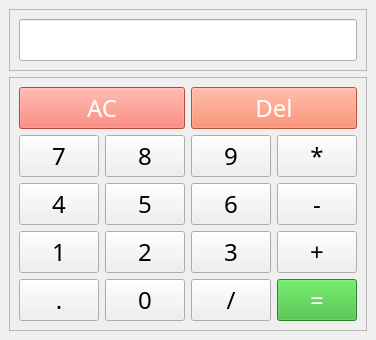
<?xml version="1.0" encoding="UTF-8"?>
<ui version="4.0">
 <class>MainWindow</class>
 <widget class="QMainWindow" name="MainWindow">
  <property name="geometry">
   <rect>
    <x>0</x>
    <y>0</y>
    <width>358</width>
    <height>313</height>
   </rect>
  </property>
  <property name="windowTitle">
   <string>MainWindow</string>
  </property>
  <widget class="QWidget" name="centralwidget">
   <layout class="QVBoxLayout" name="verticalLayout">
    <item>
     <widget class="QFrame" name="top_frame">
      <property name="frameShape">
       <enum>QFrame::StyledPanel</enum>
      </property>
      <property name="frameShadow">
       <enum>QFrame::Raised</enum>
      </property>
      <layout class="QHBoxLayout" name="horizontalLayout">
       <item>
        <widget class="QLineEdit" name="answer_box">
         <property name="font">
          <font>
           <family>American Typewriter</family>
           <pointsize>18</pointsize>
          </font>
         </property>
         <property name="alignment">
          <set>Qt::AlignRight|Qt::AlignTrailing|Qt::AlignVCenter</set>
         </property>
        </widget>
       </item>
      </layout>
     </widget>
    </item>
    <item>
     <widget class="QFrame" name="bottom_frame">
      <property name="frameShape">
       <enum>QFrame::StyledPanel</enum>
      </property>
      <property name="frameShadow">
       <enum>QFrame::Raised</enum>
      </property>
      <layout class="QGridLayout" name="gridLayout">
       <item row="0" column="0" colspan="2">
        <widget class="QPushButton" name="btn_all_clear">
         <property name="font">
          <font>
           <family>American Typewriter</family>
           <pointsize>18</pointsize>
          </font>
         </property>
         <property name="styleSheet">
          <string notr="true">background-color: rgb(255, 98, 80);
color: rgb(255, 255, 255);</string>
         </property>
         <property name="text">
          <string>AC</string>
         </property>
        </widget>
       </item>
       <item row="0" column="2" colspan="2">
        <widget class="QPushButton" name="btn_clear">
         <property name="font">
          <font>
           <family>American Typewriter</family>
           <pointsize>18</pointsize>
          </font>
         </property>
         <property name="styleSheet">
          <string notr="true">background-color: rgb(255, 112, 71);
color: rgb(255, 255, 255);</string>
         </property>
         <property name="text">
          <string>Del</string>
         </property>
        </widget>
       </item>
       <item row="1" column="0">
        <widget class="QPushButton" name="btn_7">
         <property name="font">
          <font>
           <family>American Typewriter</family>
           <pointsize>18</pointsize>
          </font>
         </property>
         <property name="text">
          <string>7</string>
         </property>
        </widget>
       </item>
       <item row="1" column="1">
        <widget class="QPushButton" name="btn_8">
         <property name="font">
          <font>
           <family>American Typewriter</family>
           <pointsize>18</pointsize>
          </font>
         </property>
         <property name="text">
          <string>8</string>
         </property>
        </widget>
       </item>
       <item row="1" column="2">
        <widget class="QPushButton" name="btn_9">
         <property name="font">
          <font>
           <family>American Typewriter</family>
           <pointsize>18</pointsize>
          </font>
         </property>
         <property name="text">
          <string>9</string>
         </property>
        </widget>
       </item>
       <item row="1" column="3">
        <widget class="QPushButton" name="btn_mul">
         <property name="font">
          <font>
           <family>American Typewriter</family>
           <pointsize>18</pointsize>
          </font>
         </property>
         <property name="text">
          <string>*</string>
         </property>
        </widget>
       </item>
       <item row="2" column="0">
        <widget class="QPushButton" name="btn_4">
         <property name="font">
          <font>
           <family>American Typewriter</family>
           <pointsize>18</pointsize>
          </font>
         </property>
         <property name="text">
          <string>4</string>
         </property>
        </widget>
       </item>
       <item row="2" column="1">
        <widget class="QPushButton" name="btn_5">
         <property name="font">
          <font>
           <family>American Typewriter</family>
           <pointsize>18</pointsize>
          </font>
         </property>
         <property name="text">
          <string>5</string>
         </property>
        </widget>
       </item>
       <item row="2" column="2">
        <widget class="QPushButton" name="btn_6">
         <property name="font">
          <font>
           <family>American Typewriter</family>
           <pointsize>18</pointsize>
          </font>
         </property>
         <property name="text">
          <string>6</string>
         </property>
        </widget>
       </item>
       <item row="2" column="3">
        <widget class="QPushButton" name="btn_minus">
         <property name="font">
          <font>
           <family>American Typewriter</family>
           <pointsize>18</pointsize>
          </font>
         </property>
         <property name="text">
          <string>-</string>
         </property>
        </widget>
       </item>
       <item row="3" column="0">
        <widget class="QPushButton" name="btn_1">
         <property name="font">
          <font>
           <family>American Typewriter</family>
           <pointsize>18</pointsize>
          </font>
         </property>
         <property name="text">
          <string>1</string>
         </property>
        </widget>
       </item>
       <item row="3" column="1">
        <widget class="QPushButton" name="btn_2">
         <property name="font">
          <font>
           <family>American Typewriter</family>
           <pointsize>18</pointsize>
          </font>
         </property>
         <property name="text">
          <string>2</string>
         </property>
        </widget>
       </item>
       <item row="3" column="2">
        <widget class="QPushButton" name="btn_3">
         <property name="font">
          <font>
           <family>American Typewriter</family>
           <pointsize>18</pointsize>
          </font>
         </property>
         <property name="text">
          <string>3</string>
         </property>
        </widget>
       </item>
       <item row="3" column="3">
        <widget class="QPushButton" name="btn_plus">
         <property name="font">
          <font>
           <family>American Typewriter</family>
           <pointsize>18</pointsize>
          </font>
         </property>
         <property name="text">
          <string>+</string>
         </property>
        </widget>
       </item>
       <item row="4" column="0">
        <widget class="QPushButton" name="btn_dot">
         <property name="font">
          <font>
           <family>American Typewriter</family>
           <pointsize>18</pointsize>
          </font>
         </property>
         <property name="text">
          <string>.</string>
         </property>
        </widget>
       </item>
       <item row="4" column="1">
        <widget class="QPushButton" name="btn_0">
         <property name="font">
          <font>
           <family>American Typewriter</family>
           <pointsize>18</pointsize>
          </font>
         </property>
         <property name="text">
          <string>0</string>
         </property>
        </widget>
       </item>
       <item row="4" column="2">
        <widget class="QPushButton" name="btn_div">
         <property name="font">
          <font>
           <family>American Typewriter</family>
           <pointsize>18</pointsize>
          </font>
         </property>
         <property name="text">
          <string>/</string>
         </property>
        </widget>
       </item>
       <item row="4" column="3">
        <widget class="QPushButton" name="btn_equal">
         <property name="font">
          <font>
           <family>American Typewriter</family>
           <pointsize>18</pointsize>
          </font>
         </property>
         <property name="styleSheet">
          <string notr="true">background-color: rgb(56, 183, 50);
color: rgb(255, 255, 255);</string>
         </property>
         <property name="text">
          <string>=</string>
         </property>
        </widget>
       </item>
      </layout>
     </widget>
    </item>
   </layout>
  </widget>
 </widget>
 <resources/>
 <connections/>
</ui>
